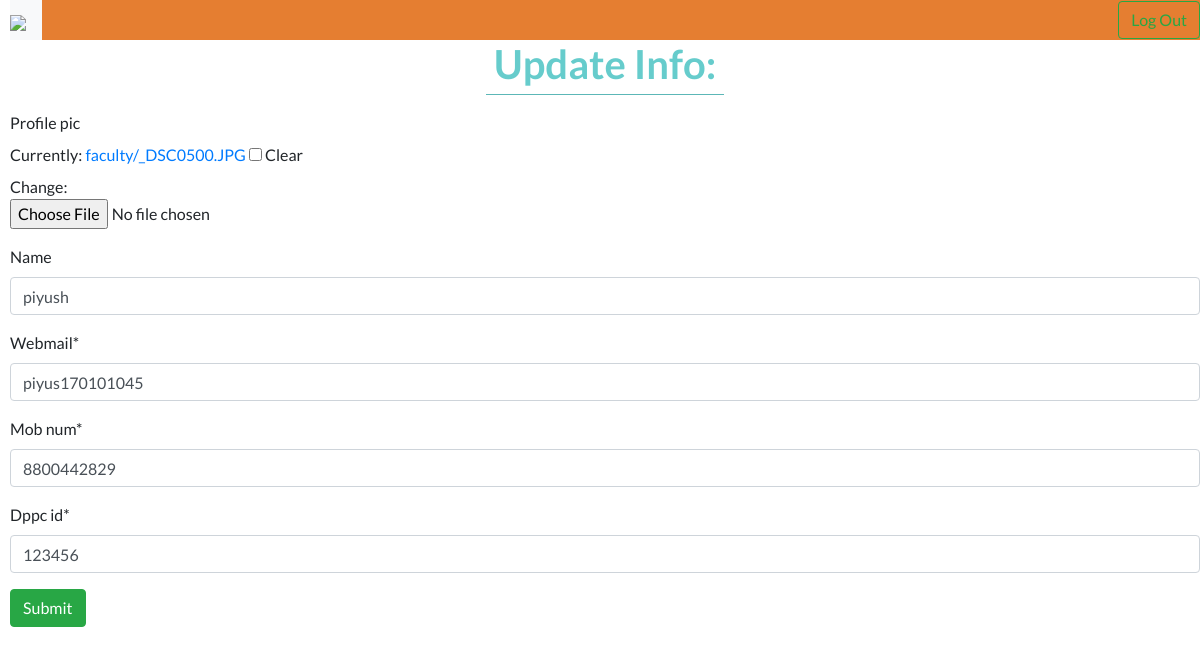
The page /leave/dppc/updatedppcdata/3 on the database its author committed.
### leave_portal/models.py (models this page shows, shortened)
class Authorized(models.Model):
    name = models.CharField(max_length=200, blank=True, default="")
    profile_pic = models.ImageField(upload_to='faculty', blank=True, null=True, default=" ")
    webmail = models.CharField(max_length=128, blank=False)
    mob_num = models.CharField(max_length=128, blank=False)
    class Meta:
        abstract = True

class Dppc(Authorized):
    user = models.OneToOneField(CustomUser, on_delete=models.CASCADE, related_name='dpppc')
    dppc_id = models.CharField(max_length=128, blank=False)

### leave_portal/views.py (the view)
# urls.py: path('dppc/updatedppcdata/<int:pk>',views.DppcUpdateDetail, name="dppc_detail_update"),
def DppcUpdateDetail(request, pk):
    dppc = get_object_or_404(models.Dppc, pk=pk)
    form =  UpdateDppcDetail(instance=dppc)
    if request.method == 'POST':
        form =  UpdateDppcDetail( request.POST  , request.FILES , instance = dppc)
        if form.is_valid():
            form.save()
        return HttpResponseRedirect(dppc.get_absolute_url())
    return render(request, 'leave_portal/dppc_update_detail.html', {'form':form, 'authorized':dppc})

### leave_portal/forms.py
class UpdateDppcDetail(forms.ModelForm):
    class Meta:
        model = models.Dppc
        fields = [
            'profile_pic',
            'name',
            'webmail',
            'mob_num',
            'dppc_id',
        ]

### leave_portal/templates/leave_portal/dppc_update_detail.html (shortened to what this page needs)
{% extends "base_generic.html" %}
{% load static%}
{% load crispy_forms_tags %}
{% block css %}
  <link rel="stylesheet" href="{% static 'leave_portal/css/styles.css' %}">
  <link rel="stylesheet" href="{% static 'leave_portal/css/form.css' %}">
{% endblock %}
{% block content %}
<h1>Update Info: </h1>
<hr width="20%" height="5px"/>
<form action="" method="POST" enctype="multipart/form-data">
    {{ form|crispy }}
    <input type="submit" class="btn btn-success" value="Submit">
</form>
{% endblock %}

### leave_portal/static/leave_portal/css/styles.css (style rules this page uses)
body { font-family: 'Lato', 'sans-serif'; }

### leave_portal/static/leave_portal/css/form.css (style rules this page uses)
body { font-family: 'Lato', 'sans-serif'; margin-left: 10px; margin-bottom:20px; }
h1 { font-weight:bold; text-align:center; color:#66CCCC; margin-bottom: -10px; }
hr { align-items: center; background-color:#66CCCC; }

### rows shown on the page
Dppc: name "piyush", webmail "piyus170101045", mob_num "8800442829", dppc_id "123456"
